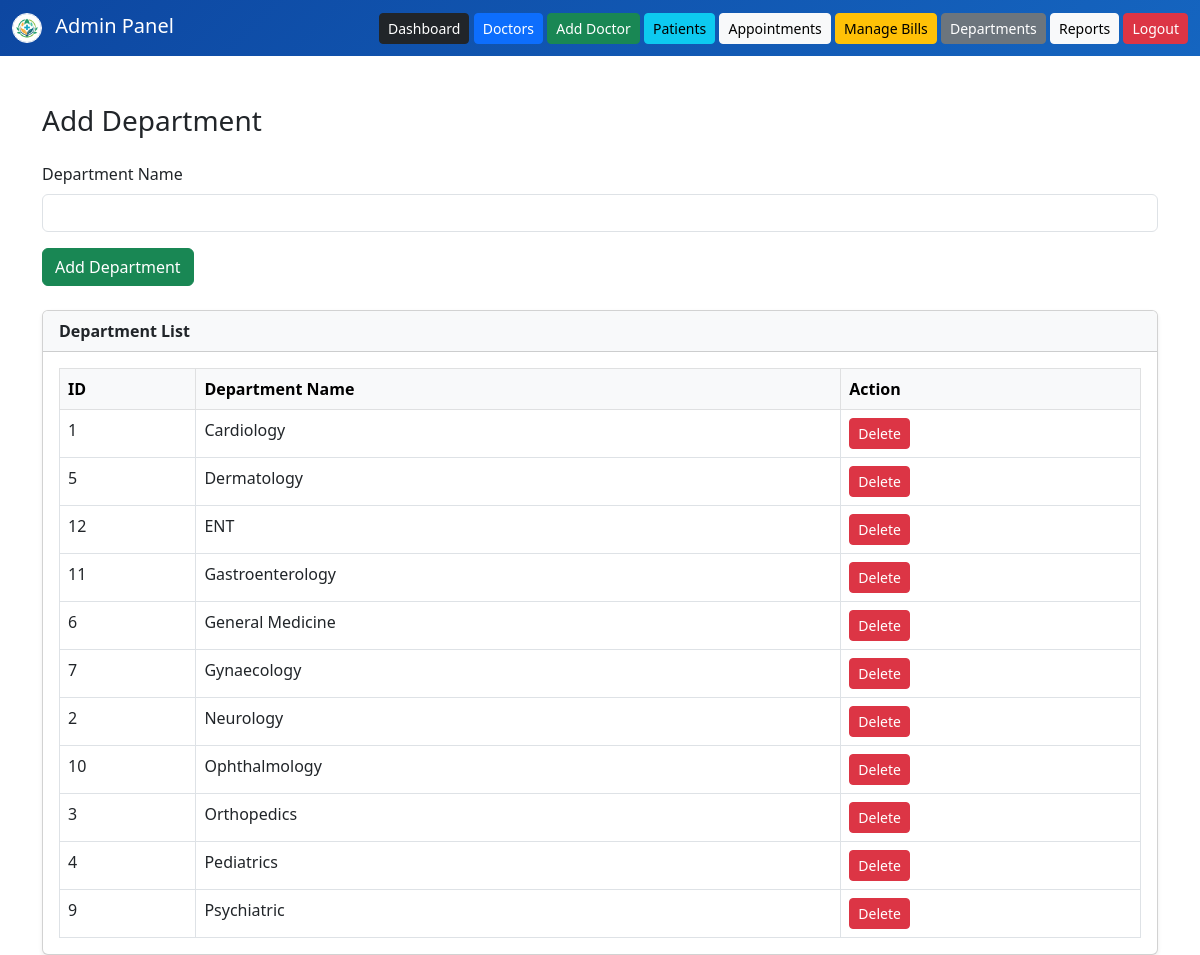
Page /admin/add_department.php (signed in) on the committed database.
### tables this page shows
CREATE TABLE `departments` (
  `department_id` int(11) NOT NULL,
  `department_name` varchar(100) NOT NULL
);

### admin/add_department.php (the view, shortened to what this page needs)
<?php
include("../config/db.php");
$list_result = mysqli_query($con, "SELECT * FROM departments ORDER BY department_name ASC");
?>
<!DOCTYPE html>
<html>
<head>
<link href="https://cdn.jsdelivr.net/npm/bootstrap@5.3.0/dist/css/bootstrap.min.css" rel="stylesheet">
</head>
<body>
<nav class="navbar navbar-dark mb-4">
  <div class="container-fluid">
    <a class="navbar-brand mb-0 h1" href="#">
      <img src="../assets/images/logo.png" alt="Logo" width="30" height="30" class="d-inline-block align-middle me-2 rounded-circle border border-white" style="object-fit: cover;">
      Admin Panel
    </a>
    <div>
      <a href="dashboard.php" class="btn btn-dark btn-sm">Dashboard</a>
      <a href="manage_doctors.php" class="btn btn-primary btn-sm">Doctors</a>
      <a href="add_doctor.php" class="btn btn-success btn-sm">Add Doctor</a>
      <a href="manage_patients.php" class="btn btn-info btn-sm">Patients</a>
      <a href="manage_appointments.php" class="btn btn-light btn-sm">Appointments</a>
      <a href="manage_bills.php" class="btn btn-warning btn-sm">Manage Bills</a>
      <a href="add_department.php" class="btn btn-secondary btn-sm">Departments</a>
      <a href="reports.php" class="btn btn-light btn-sm">Reports</a>
      <a href="../logout.php" class="btn btn-danger btn-sm">Logout</a>
    </div>
  </div>
</nav>
<div class="container mt-5">
  <h3 class="mb-4">Add Department</h3>
  <form method="POST" class="mb-4">
    <div class="mb-3">
      <label class="form-label">Department Name</label>
      <input type="text" name="department_name" class="form-control" pattern="[A-Za-z ]+" required>
    </div>
    <button type="submit" name="add_department" class="btn btn-success">Add Department</button>
  </form>
  <div class="card shadow-sm">
    <div class="card-header bg-light">
      <strong>Department List</strong>
    </div>
    <div class="card-body">
      <table class="table table-bordered mb-0">
        <thead class="table-light">
          <tr>
            <th>ID</th>
            <th>Department Name</th>
            <th>Action</th>
          </tr>
        </thead>
        <tbody>
          <?php if (mysqli_num_rows($list_result) > 0) { ?>
            <?php while ($row = mysqli_fetch_assoc($list_result)) { ?>
              <tr>
                <td><?php echo $row['department_id']; ?></td>
                <td><?php echo htmlspecialchars($row['department_name']); ?></td>
                <td>
                  <a href="add_department.php?delete=<?php echo $row['department_id']; ?>"
                     class="btn btn-sm btn-danger"
                     onclick="return confirm('Are you sure you want to delete this department?');">
                     Delete
                  </a>
                </td>
              </tr>
            <?php } ?>
          <?php } else { ?>
            <tr>
              <td colspan="3" class="text-center text-muted">No departments found.</td>
            </tr>
          <?php } ?>
        </tbody>
      </table>
    </div>
  </div>
</div>
</body>
</html>

### admin/add_department.php (style rules this page uses)
.navbar { background: linear-gradient(135deg, #0d47a1 0%, #1565c0 100%); position: sticky; top: 0; z-index: 1000; }

### rows in the picture
departments: department_id "1", department_name "Cardiology"
departments: department_id "5", department_name "Dermatology"
departments: department_id "12", department_name "ENT"
departments: department_id "11", department_name "Gastroenterology"
departments: department_id "6", department_name "General Medicine"
departments: department_id "7", department_name "Gynaecology"
departments: department_id "2", department_name "Neurology"
departments: department_id "10", department_name "Ophthalmology"
departments: department_id "3", department_name "Orthopedics"
departments: department_id "4", department_name "Pediatrics"
departments: department_id "9", department_name "Psychiatric"
